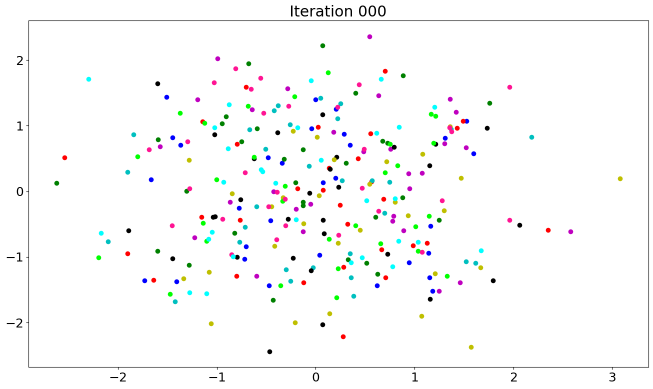
#> input picture src/img/iteration000.png, 1306 x 778 px (shown at 1/2 size); its folder holds 3 pictures in this run
$ jupyter execute --allow-errors testing_notebook.ipynb
#> lines starting #> are read from the running program, lines starting #| are printed output that depends on the picture
### src/PUMILADmain/create_ds.py
import pandas as pd
import numpy as np

def gen_data(k, nbags, bag_contfactor = 0.1, seed = 331):
#> called with k = 30, nbags = 10, bag_contfactor = 0.4, seed = 1302
    np.random.seed(seed)
    norm_clusters = {1:([1,1],[2,.2]), 2: ([-1,8], [1.25,1.75]), 3:([10,-1], [0.5,2]), 4:([5,-2], [1,2]),
                 5:([3,2], [0.5,2]), 6:([-8,0], [0.75,1]), 7:([-10,-5], [1,1]), 8:([0,0], [0.5,0.5]),
                 9:([5,-5], [1.5,0.5]), 10:([-5,5], [0.5,1])}
    anom_clusters = {11:([7,10],[2,2]), 12:([-3,-4],[1.5,1.5]), 13:([-10,12],[1.5,1.5]),
                     14:([-14,4],[.25,3])}

    n_norm_clusters = len(norm_clusters.keys())
    n_anom_clusters = len(anom_clusters.keys())
    tot_clusters = n_norm_clusters + n_anom_clusters

    bags_labels = np.zeros(nbags, int)
    bags = {}
    X_inst = np.empty(shape = (0,2))
    y_inst = np.array([])

    for b in range(nbags):
        label = np.random.binomial(1, bag_contfactor, size=1)[0]
        w = np.zeros(tot_clusters, float)
        if label == 0:
            w = np.random.uniform(low=0.0, high=1.0, size=n_norm_clusters)
            # [5 lines of commented-out code are left out]
            w = w/sum(w)
            w = np.around(w*k).astype(int)
            w[np.random.choice(np.where(w>=sum(w)-k)[0],size=1,replace=False)]+=k-sum(w)
            X,y = gen_normals(norm_clusters, w)
        elif label == 1:
            while sum(w[-n_anom_clusters:]) == 0:
                w = np.random.uniform(low=0.0, high=1.0, size=tot_clusters)
                # [7 lines of commented-out code are left out]
                w = w/sum(w)
                w = np.around(w*k).astype(int)
                w[np.random.choice(np.where(w>=sum(w)-k)[0],1)]+=k-sum(w)
            X,y = gen_anomalies(norm_clusters, anom_clusters, w)
            bags_labels[b] = 1
        bags[b] = X.T
        X_inst = np.concatenate((X_inst, X.T))
        y_inst = np.concatenate((y_inst, y))
    return bags, bags_labels, X_inst, y_inst

def gen_normals(norm_clusters, w):

    X1 = np.array([])
    X2 = np.array([])

    for key,val in norm_clusters.items():
        X1_mean = val[0][0]
        X1_var = val[1][0]
        X2_mean = val[0][1]
        X2_var = val[1][1]

        X1 = np.concatenate((X1,np.random.normal(loc=X1_mean, scale=X1_var, size=w[key-1])))
        X2 = np.concatenate((X2,np.random.normal(loc=X2_mean, scale=X2_var, size=w[key-1])))

    X = np.array([X1,X2]).reshape(2,-1)
    y = np.zeros(sum(w), int)
    return X,y

def gen_anomalies(norm_clusters, anom_clusters, w):

    bag_clusters = {**norm_clusters, **anom_clusters}

    X1 = np.array([])
    X2 = np.array([])

    for key,val in bag_clusters.items():
        X1_mean = val[0][0]
        X1_var = val[1][0]
        X2_mean = val[0][1]
        X2_var = val[1][1]

        X1 = np.concatenate((X1,np.random.normal(loc=X1_mean, scale=X1_var, size=w[key-1])))
        X2 = np.concatenate((X2,np.random.normal(loc=X2_mean, scale=X2_var, size=w[key-1])))
    nnormals = sum(w[:-len(anom_clusters.keys())])
    nanom = sum(w[-len(anom_clusters.keys()):])
    y = np.zeros(nnormals+nanom, int)
    y[-nanom:] = 1
    X = np.array([X1,X2]).reshape(2,-1)
    return X,y

### src/testing_notebook.ipynb
[cell 1]
versionname = "heuristic"

[cell 2]
## Imports

import numpy as np
import math
import matplotlib.pyplot as plt

[cell 3]
k = 30
nbags = 10
bag_contfactor = .4
seed = 1302

[cell 4]
## Construct dataset
# 15 bags
# 35 instances/bag
import sys
from PUMILADmain.create_ds import gen_data

bags, bags_labels, X_inst, y_inst = gen_data(k = k, nbags = nbags, bag_contfactor = bag_contfactor, seed = seed)
print(list(bags.values()))
D= bags
bags = np.array(list(bags.values()))

#> (a cell that did not finish here is left out)

[cell 6]
## Create toy data set

from itertools import cycle
#> (the rest of this cell did not finish here and is left out)

#> (a cell that did not finish here is left out)

#> (a cell that did not finish here is left out)

[cell 9]
t = 0
labeledPos = {}
labeledNeg = {}
for bag in range(len(bags)):
    labeledNeg[bag] = []
    labeledPos[bag] = []
performance = []

import warnings
warnings.filterwarnings('ignore')

#> (the rest of this cell did not finish here and is left out)

[cell 10]
import cv2
import os

image_folder = 'img'
video_name = 'video.avi'

images = [img for img in os.listdir(image_folder) if img.endswith(".png")]
print(images)
frame = cv2.imread(os.path.join(image_folder, images[0]))
#> frame is the input picture: shape (778, 1306, 3); mean B, G, R 250.2, 250.2, 249.8
height, width, layers = frame.shape
#> height = 778; width = 1306; layers = 3

video = cv2.VideoWriter(video_name, 0, 1, (width,height))

for image in images:
    video.write(cv2.imread(os.path.join(image_folder, image)))

video.release()

image_folder = 'colorimg'
video_name = 'videocolorimg.avi'

#> (the rest of this cell did not finish here and is left out)

[cell 11]
plt.plot(performance)
plt.ylim([0,1])
plt.show()
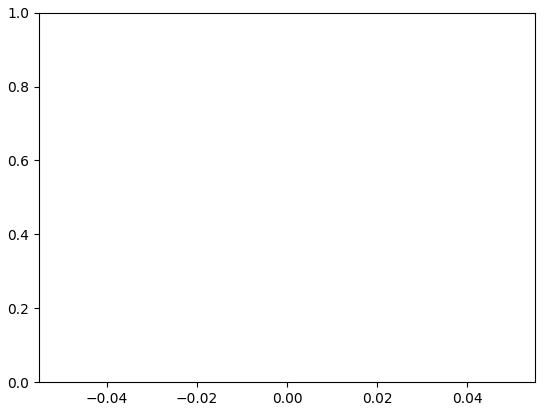
#> figure drawn by matplotlib, 1 panel


## Not a lot of difference between random queries or the ALBA paper./weird choice of queries
## This makes sense!
## ALBA first selects the most promising bag and then selects an instance randomly.
## However, both bags have the same distribution, so in practice, it does not change
# a lot which bag you pick first, because thereafter you pick a random instance and
# the chance is a lot bigger to pick a negative instance instead of a positive one.
## So basically, ALBA right now (for same distributions) performs the same as random querying.

## The predictions are weird (a queried label is sometimes falsely predicted)
## Does this make sense because we use isolation forests? Or must the code cope with that?

## Rotting bandits paper: formula 1 unclear
